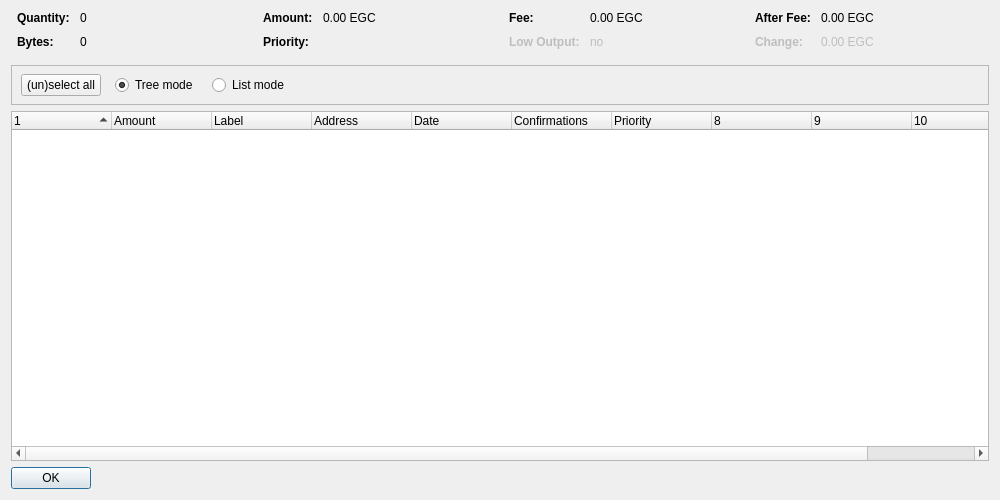
<?xml version="1.0" encoding="UTF-8"?>
<ui version="4.0">
 <class>CoinControlDialog</class>
 <widget class="QDialog" name="CoinControlDialog">
  <property name="geometry">
   <rect>
    <x>0</x>
    <y>0</y>
    <width>1000</width>
    <height>500</height>
   </rect>
  </property>
  <property name="windowTitle">
   <string>Coin Control</string>
  </property>
  <layout class="QVBoxLayout" name="verticalLayout">
   <item>
    <layout class="QHBoxLayout" name="horizontalLayoutTop" stretch="0,0,0,0">
     <property name="topMargin">
      <number>0</number>
     </property>
     <property name="bottomMargin">
      <number>10</number>
     </property>
     <item>
      <layout class="QFormLayout" name="formLayoutCoinControl1">
       <property name="horizontalSpacing">
        <number>10</number>
       </property>
       <property name="verticalSpacing">
        <number>10</number>
       </property>
       <property name="leftMargin">
        <number>6</number>
       </property>
       <property name="rightMargin">
        <number>6</number>
       </property>
       <item row="0" column="0">
        <widget class="QLabel" name="labelCoinControlQuantityText">
         <property name="styleSheet">
          <string notr="true">font-weight:bold;</string>
         </property>
         <property name="text">
          <string>Quantity:</string>
         </property>
        </widget>
       </item>
       <item row="0" column="1">
        <widget class="QLabel" name="labelCoinControlQuantity">
         <property name="cursor">
          <cursorShape>IBeamCursor</cursorShape>
         </property>
         <property name="contextMenuPolicy">
          <enum>Qt::ActionsContextMenu</enum>
         </property>
         <property name="text">
          <string notr="true">0</string>
         </property>
         <property name="textInteractionFlags">
          <set>Qt::LinksAccessibleByMouse|Qt::TextSelectableByKeyboard|Qt::TextSelectableByMouse</set>
         </property>
        </widget>
       </item>
       <item row="1" column="0">
        <widget class="QLabel" name="labelCoinControlBytesText">
         <property name="styleSheet">
          <string notr="true">font-weight:bold;</string>
         </property>
         <property name="text">
          <string>Bytes:</string>
         </property>
        </widget>
       </item>
       <item row="1" column="1">
        <widget class="QLabel" name="labelCoinControlBytes">
         <property name="cursor">
          <cursorShape>IBeamCursor</cursorShape>
         </property>
         <property name="contextMenuPolicy">
          <enum>Qt::ActionsContextMenu</enum>
         </property>
         <property name="text">
          <string notr="true">0</string>
         </property>
         <property name="textInteractionFlags">
          <set>Qt::LinksAccessibleByMouse|Qt::TextSelectableByKeyboard|Qt::TextSelectableByMouse</set>
         </property>
        </widget>
       </item>
      </layout>
     </item>
     <item>
      <layout class="QFormLayout" name="formLayoutCoinControl2">
       <property name="horizontalSpacing">
        <number>10</number>
       </property>
       <property name="verticalSpacing">
        <number>10</number>
       </property>
       <property name="leftMargin">
        <number>6</number>
       </property>
       <property name="rightMargin">
        <number>6</number>
       </property>
       <item row="0" column="0">
        <widget class="QLabel" name="labelCoinControlAmountText">
         <property name="styleSheet">
          <string notr="true">font-weight:bold;</string>
         </property>
         <property name="text">
          <string>Amount:</string>
         </property>
        </widget>
       </item>
       <item row="0" column="1">
        <widget class="QLabel" name="labelCoinControlAmount">
         <property name="cursor">
          <cursorShape>IBeamCursor</cursorShape>
         </property>
         <property name="contextMenuPolicy">
          <enum>Qt::ActionsContextMenu</enum>
         </property>
         <property name="text">
          <string notr="true">0.00 EGC</string>
         </property>
         <property name="textInteractionFlags">
          <set>Qt::LinksAccessibleByMouse|Qt::TextSelectableByKeyboard|Qt::TextSelectableByMouse</set>
         </property>
        </widget>
       </item>
       <item row="1" column="0">
        <widget class="QLabel" name="labelCoinControlPriorityText">
         <property name="styleSheet">
          <string notr="true">font-weight:bold;</string>
         </property>
         <property name="text">
          <string>Priority:</string>
         </property>
        </widget>
       </item>
       <item row="1" column="1">
        <widget class="QLabel" name="labelCoinControlPriority">
         <property name="cursor">
          <cursorShape>IBeamCursor</cursorShape>
         </property>
         <property name="contextMenuPolicy">
          <enum>Qt::ActionsContextMenu</enum>
         </property>
         <property name="text">
          <string/>
         </property>
         <property name="textInteractionFlags">
          <set>Qt::LinksAccessibleByMouse|Qt::TextSelectableByKeyboard|Qt::TextSelectableByMouse</set>
         </property>
        </widget>
       </item>
      </layout>
     </item>
     <item>
      <layout class="QFormLayout" name="formLayoutCoinControl3">
       <property name="horizontalSpacing">
        <number>10</number>
       </property>
       <property name="verticalSpacing">
        <number>10</number>
       </property>
       <property name="leftMargin">
        <number>6</number>
       </property>
       <property name="rightMargin">
        <number>6</number>
       </property>
       <item row="0" column="0">
        <widget class="QLabel" name="labelCoinControlFeeText">
         <property name="styleSheet">
          <string notr="true">font-weight:bold;</string>
         </property>
         <property name="text">
          <string>Fee:</string>
         </property>
        </widget>
       </item>
       <item row="0" column="1">
        <widget class="QLabel" name="labelCoinControlFee">
         <property name="cursor">
          <cursorShape>IBeamCursor</cursorShape>
         </property>
         <property name="contextMenuPolicy">
          <enum>Qt::ActionsContextMenu</enum>
         </property>
         <property name="text">
          <string notr="true">0.00 EGC</string>
         </property>
         <property name="textInteractionFlags">
          <set>Qt::LinksAccessibleByMouse|Qt::TextSelectableByKeyboard|Qt::TextSelectableByMouse</set>
         </property>
        </widget>
       </item>
       <item row="1" column="0">
        <widget class="QLabel" name="labelCoinControlLowOutputText">
         <property name="enabled">
          <bool>false</bool>
         </property>
         <property name="styleSheet">
          <string notr="true">font-weight:bold;</string>
         </property>
         <property name="text">
          <string>Low Output:</string>
         </property>
        </widget>
       </item>
       <item row="1" column="1">
        <widget class="QLabel" name="labelCoinControlLowOutput">
         <property name="enabled">
          <bool>false</bool>
         </property>
         <property name="cursor">
          <cursorShape>IBeamCursor</cursorShape>
         </property>
         <property name="contextMenuPolicy">
          <enum>Qt::ActionsContextMenu</enum>
         </property>
         <property name="text">
          <string notr="true">no</string>
         </property>
         <property name="textInteractionFlags">
          <set>Qt::LinksAccessibleByMouse|Qt::TextSelectableByKeyboard|Qt::TextSelectableByMouse</set>
         </property>
        </widget>
       </item>
      </layout>
     </item>
     <item>
      <layout class="QFormLayout" name="formLayoutCoinControl4">
       <property name="horizontalSpacing">
        <number>10</number>
       </property>
       <property name="verticalSpacing">
        <number>10</number>
       </property>
       <property name="leftMargin">
        <number>6</number>
       </property>
       <property name="rightMargin">
        <number>6</number>
       </property>
       <item row="0" column="0">
        <widget class="QLabel" name="labelCoinControlAfterFeeText">
         <property name="styleSheet">
          <string notr="true">font-weight:bold;</string>
         </property>
         <property name="text">
          <string>After Fee:</string>
         </property>
        </widget>
       </item>
       <item row="0" column="1">
        <widget class="QLabel" name="labelCoinControlAfterFee">
         <property name="cursor">
          <cursorShape>IBeamCursor</cursorShape>
         </property>
         <property name="contextMenuPolicy">
          <enum>Qt::ActionsContextMenu</enum>
         </property>
         <property name="text">
          <string notr="true">0.00 EGC</string>
         </property>
         <property name="textInteractionFlags">
          <set>Qt::LinksAccessibleByMouse|Qt::TextSelectableByKeyboard|Qt::TextSelectableByMouse</set>
         </property>
        </widget>
       </item>
       <item row="1" column="0">
        <widget class="QLabel" name="labelCoinControlChangeText">
         <property name="enabled">
          <bool>false</bool>
         </property>
         <property name="styleSheet">
          <string notr="true">font-weight:bold;</string>
         </property>
         <property name="text">
          <string>Change:</string>
         </property>
        </widget>
       </item>
       <item row="1" column="1">
        <widget class="QLabel" name="labelCoinControlChange">
         <property name="enabled">
          <bool>false</bool>
         </property>
         <property name="cursor">
          <cursorShape>IBeamCursor</cursorShape>
         </property>
         <property name="contextMenuPolicy">
          <enum>Qt::ActionsContextMenu</enum>
         </property>
         <property name="text">
          <string notr="true">0.00 EGC</string>
         </property>
         <property name="textInteractionFlags">
          <set>Qt::LinksAccessibleByMouse|Qt::TextSelectableByKeyboard|Qt::TextSelectableByMouse</set>
         </property>
        </widget>
       </item>
      </layout>
     </item>
    </layout>
   </item>
   <item>
    <widget class="QFrame" name="frame">
     <property name="minimumSize">
      <size>
       <width>0</width>
       <height>40</height>
      </size>
     </property>
     <property name="frameShape">
      <enum>QFrame::StyledPanel</enum>
     </property>
     <property name="frameShadow">
      <enum>QFrame::Sunken</enum>
     </property>
     <widget class="QWidget" name="horizontalLayoutWidget">
      <property name="geometry">
       <rect>
        <x>10</x>
        <y>0</y>
        <width>781</width>
        <height>41</height>
       </rect>
      </property>
      <layout class="QHBoxLayout" name="horizontalLayoutPanel" stretch="0,0,0,0">
       <property name="spacing">
        <number>14</number>
       </property>
       <item>
        <widget class="QPushButton" name="pushButtonSelectAll">
         <property name="sizePolicy">
          <sizepolicy hsizetype="Maximum" vsizetype="Fixed">
           <horstretch>0</horstretch>
           <verstretch>0</verstretch>
          </sizepolicy>
         </property>
         <property name="text">
          <string>(un)select all</string>
         </property>
        </widget>
       </item>
       <item>
        <widget class="QRadioButton" name="radioTreeMode">
         <property name="sizePolicy">
          <sizepolicy hsizetype="Maximum" vsizetype="Fixed">
           <horstretch>0</horstretch>
           <verstretch>0</verstretch>
          </sizepolicy>
         </property>
         <property name="text">
          <string>Tree mode</string>
         </property>
         <property name="checked">
          <bool>true</bool>
         </property>
        </widget>
       </item>
       <item>
        <widget class="QRadioButton" name="radioListMode">
         <property name="sizePolicy">
          <sizepolicy hsizetype="Maximum" vsizetype="Fixed">
           <horstretch>0</horstretch>
           <verstretch>0</verstretch>
          </sizepolicy>
         </property>
         <property name="text">
          <string>List mode</string>
         </property>
        </widget>
       </item>
       <item>
        <spacer name="horizontalSpacer">
         <property name="orientation">
          <enum>Qt::Horizontal</enum>
         </property>
         <property name="sizeHint" stdset="0">
          <size>
           <width>40</width>
           <height>20</height>
          </size>
         </property>
        </spacer>
       </item>
      </layout>
     </widget>
    </widget>
   </item>
   <item>
    <widget class="CoinControlTreeWidget" name="treeWidget">
     <property name="contextMenuPolicy">
      <enum>Qt::CustomContextMenu</enum>
     </property>
     <property name="sortingEnabled">
      <bool>false</bool>
     </property>
     <property name="columnCount">
      <number>11</number>
     </property>
     <attribute name="headerShowSortIndicator" stdset="0">
      <bool>true</bool>
     </attribute>
     <attribute name="headerStretchLastSection">
      <bool>false</bool>
     </attribute>
     <column>
      <property name="text">
       <string/>
      </property>
     </column>
     <column>
      <property name="text">
       <string>Amount</string>
      </property>
     </column>
     <column>
      <property name="text">
       <string>Label</string>
      </property>
     </column>
     <column>
      <property name="text">
       <string>Address</string>
      </property>
     </column>
     <column>
      <property name="text">
       <string>Date</string>
      </property>
     </column>
     <column>
      <property name="text">
       <string>Confirmations</string>
      </property>
      <property name="toolTip">
       <string>Confirmed</string>
      </property>
     </column>
     <column>
      <property name="text">
       <string>Priority</string>
      </property>
     </column>
     <column>
      <property name="text">
       <string/>
      </property>
     </column>
     <column>
      <property name="text">
       <string/>
      </property>
     </column>
     <column>
      <property name="text">
       <string/>
      </property>
     </column>
     <column>
      <property name="text">
       <string/>
      </property>
     </column>
    </widget>
   </item>
   <item>
    <widget class="QDialogButtonBox" name="buttonBox">
     <property name="sizePolicy">
      <sizepolicy hsizetype="Maximum" vsizetype="Fixed">
       <horstretch>0</horstretch>
       <verstretch>0</verstretch>
      </sizepolicy>
     </property>
     <property name="orientation">
      <enum>Qt::Horizontal</enum>
     </property>
     <property name="standardButtons">
      <set>QDialogButtonBox::Ok</set>
     </property>
    </widget>
   </item>
  </layout>
 </widget>
 <customwidgets>
  <customwidget>
   <class>CoinControlTreeWidget</class>
   <extends>QTreeWidget</extends>
   <header>coincontroltreewidget.h</header>
  </customwidget>
 </customwidgets>
 <resources/>
 <connections/>
</ui>
